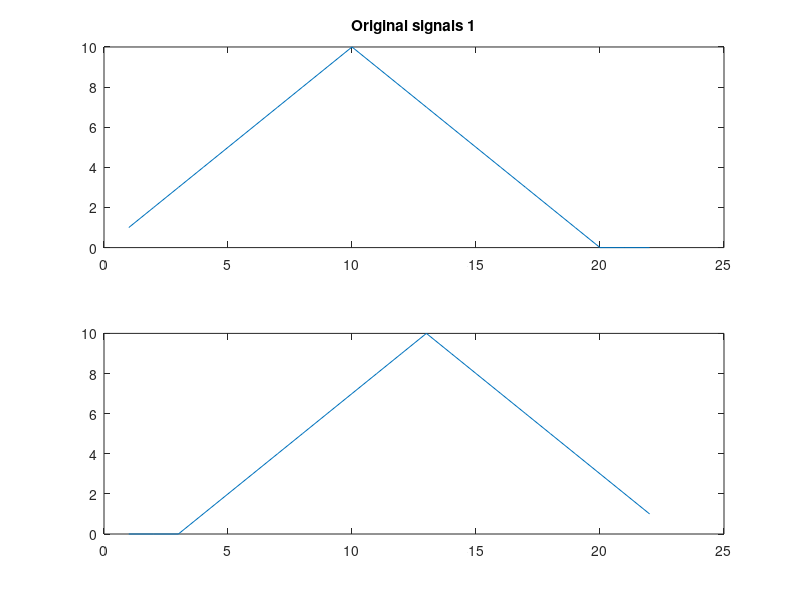

This chart was generated by the following MATLAB code: (Note: this script raises an error after producing the figure.)
%% my_gcc_test_2

addpath /home/gabbi/github/StructureFromSound/matlab/gcctracking_rex

% First time load in sound data a and settings, but these are quite
% big files
%load spacecurea; % load a real sound experiment
%load spacecuresettings; % load settings


s1 = [1:10 9:-1:1 0 0 0];
s2 = [ 0 0 0 1:10 9:-1:1];
tt = 1:length(s1);

figure(3); subplot(2,1,1);
plot(tt,s1); subplot(2,1,2); plot(tt,s2);
subplot(2,1,1); title('Original signals 1')

a = [s1;s2];

% xtid = settings.xtid;
% ymeter = settings.ymeter;
% Calcualte GCC-PHAT scores
settings.v = 1;                %speed of sound
settings.mm = 2;         %number of microphones
settings.channels = 1:2;         %channels to read
settings.refChannel = 1;         %reference channel
settings.nbrOfSamples = length(a);    
%% Correlation: GCC-PHAT

settings.firstSamplePoint = 1; %center sample point of first frame
settings.frameSize = 2*length(s1);     %width of frame in sample points
settings.dx = 2*length(s1);            %distance between frames in sample points
settings.frameOverlap = settings.frameSize-settings.dx; %overlap between frames
settings.sw = 8;             %clipping of search window

wf1 = @(x) 1; %weighting function for gcc
wf2 = @(x) 1./(abs(x)+(abs(x)<5e-3)); %weighting function for gcc-phat

settings.wf = wf1; %weighting function

scores1 = gccscores(a,settings);

settings.wf = wf2; %weighting function

scores2 = gccscores(a,settings);

tt2 = -floor(length(scores1{2,1})/2):floor(length(scores1{1,2})/2);

figure(4); subplot(2,1,1); plot(tt2,scores1{2,1}(:,1)); 
subplot(2,1,2); plot(tt2,scores2{2,1}(:,1));
subplot(2,1,1); title('GCC and GCC-PHAT 1')



